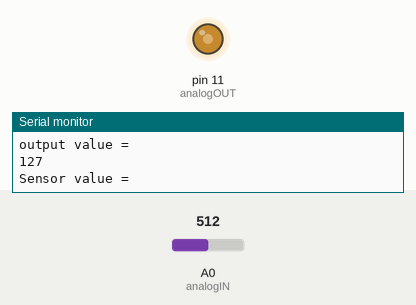
This sketch was run on a simulated Arduino Uno, built with avr-gcc and run on an emulated ATmega328P. Parts: output pins drawn as LEDs (lit = HIGH), the last lines printed to the serial monitor. The inputs (shaded band) are chosen by the test bench; at power-on: A0 (analogIN) = 512.

Above: at 1.2 s.
1.3 s: A0 (analogIN) set to 982
At 2.4 s:
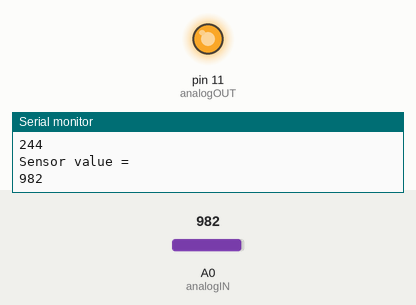
2.8 s: A0 (analogIN) set to 1018
At 4.0 s:
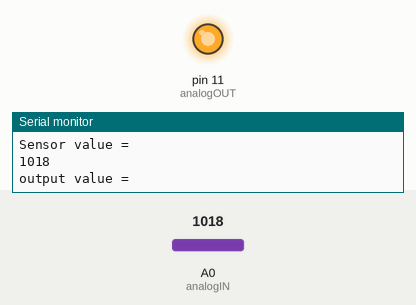
4.3 s: A0 (analogIN) set to 716
At 5.0 s:
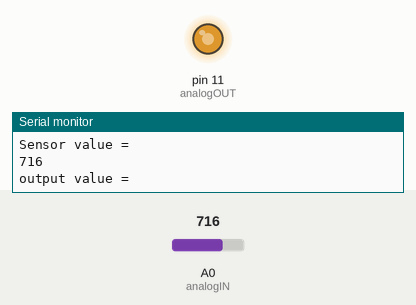
5.8 s: A0 (analogIN) set to 411
At 6.5 s:
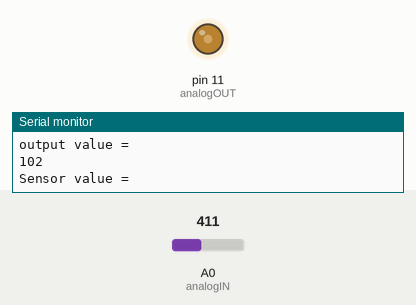
8.8 s: A0 (analogIN) set to 387
At 10.2 s:
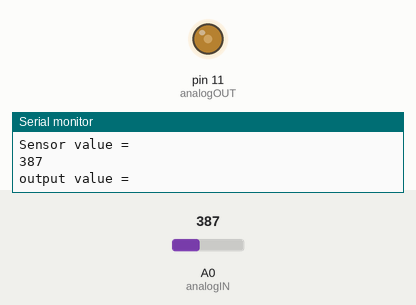
11.8 s: A0 (analogIN) set to 104
At 12.3 s:
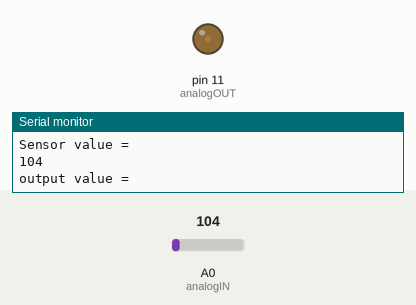
13.3 s: A0 (analogIN) set to 94
Timing chart, 0 to 16.3 s (numbered marks = the images above; inputs shaded):
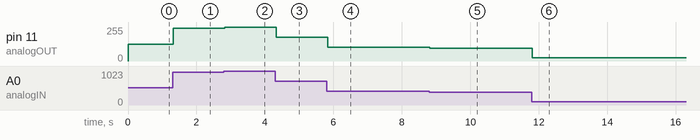

Measured:
- after the input at 1.3 s, pin 11 (analogOUT): 127/255 → 244/255 at once
- after the input at 2.8 s, pin 11 (analogOUT): 244/255 → 253/255 at once
- after the input at 4.3 s, pin 11 (analogOUT): 253/255 → 178/255 at once
- after the input at 5.8 s, pin 11 (analogOUT): 178/255 → 102/255 at once
- after the input at 8.8 s, pin 11 (analogOUT): 102/255 → 96/255 at once
- after the input at 11.8 s, pin 11 (analogOUT): 96/255 → 25/255 at once
- after the input at 13.3 s, pin 11 (analogOUT): 25/255 → 23/255 at once

The sketch:

FADING_POTENTIOMETER.ino
```cpp
int analogIN = 0;
int analogOUT = 11;
int s_value = 0;
int output_value = 0;

void setup() {
  pinMode(analogOUT,OUTPUT);
  pinMode(analogIN,INPUT);
  Serial.begin(9600);
}

void loop() {
  s_value = analogRead(analogIN);
  output_value = map(s_value,0 ,1023,0,255);
  analogWrite(analogOUT,output_value);
  Serial.println("Sensor value = ");
  Serial.println(s_value);
  Serial.println("output value = ");
  Serial.println(output_value);
  delay(10);

}
```
